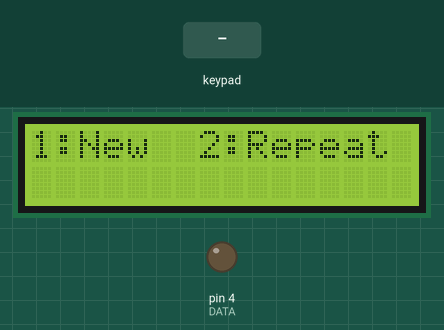
Recording of a sketch running on a simulated Arduino Uno, built with avr-gcc and run on an emulated ATmega328P. Shown: 16×2 character LCD, output pins drawn as LEDs (lit = HIGH). Inputs (shaded band) come from the test bench. EEPROM starts erased; pins used as bus, display or sensor lines are not drawn.

Above: at 3.2 s.
3.3 s: keypad keys 1 0 1 8 1 9 # pressed 0.4 s apart
At 6.4 s:
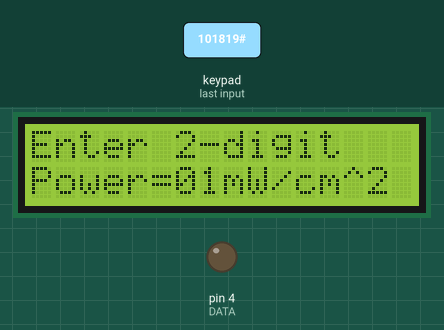
9.0 s: key '#' pressed
12.0 s: keypad keys 1 0 1 8 1 9 pressed 0.4 s apart
At 13.1 s:
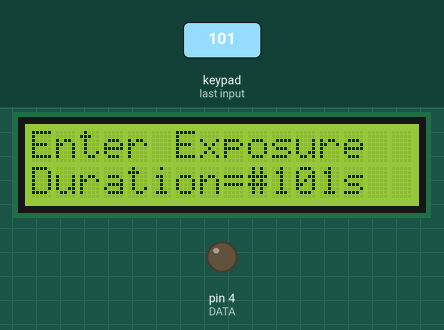
19.3 s: key '#' pressed
At 25.2 s:
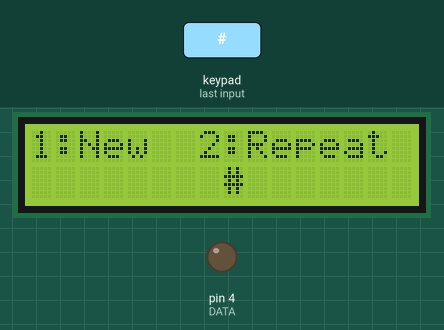
25.3 s: key '1' pressed
At 27.5 s:
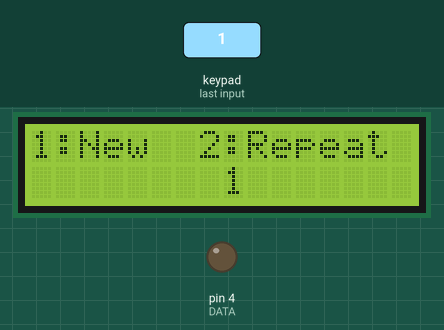
28.3 s: keypad keys 1 5 1 6 1 7 pressed 0.4 s apart
At 33.0 s:
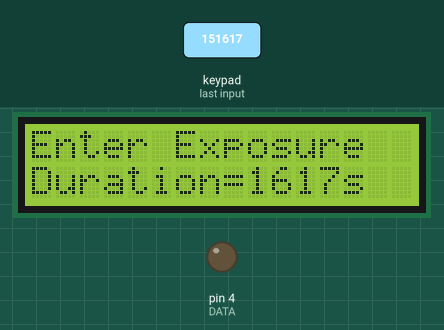
Timing chart, 0 to 34.5 s (numbered marks = the images above; inputs shaded):
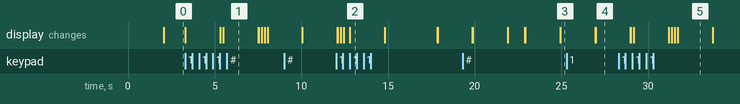

Measured:
- after the input at 3.3 s, the display: first changes at once (image 1 shows a later state)
- after the input at 19.3 s, the display: first differs from a run without the input after 5.6 s (image 3)
- after the input at 25.3 s, the display: first differs from a run without the input after 1.7 s (image 4)
- after the input at 28.3 s, the display: first differs from a run without the input after 0.70 s (image 5 shows a later state)

The sketch:

main.ino
```cpp
/* ============================================================================
  Autor:			  Jhon Jairo Realpe
  Proyecto/Archivo:               FuenteUV/main.ino
  Microcontrolador:               atmega328p
  Frecuencia:                     16MHz
  Licencia:                       Creative Commons
  Fecha última Compilación:       Ago. 20/16
  ===============================================================================
  Descripción:                    Este archivo muestra la Implementación  e
                                  integración de los módulos de funcionamiento
                                  de la fuente UV

  Historia:                       Implementación módulos de escritura con el DAC
                                  Implementación módulo de Potencia
                                  Implementación módulo EEPROM
                                  Implementación módulos Ingreso datos
                                  Implementación módulos Muestra datos
                                  Integración de todos los módulos Ago. 20/16
  =============================================================================*/
// Declaración de librerías
#include <LiquidCrystal.h>				// Librería usada para controlar LCD
#include <Keypad.h>								// Librería usada para manipular
#include <SPI.h>									// Liberia SPI para controlar LCD
#include <EEPROM.h>								// Librería usada para almacenar datos en la EEPROM

#define DATA  4										// Definición de puertos para la comunicación por SPI
#define CLOCK 3										// con el DAC (Conversor digital a análogo)
#define CS 2

#define HALF_CLOCK_PERIOD 10			// Definición del periodo de tiempo para comunicación
																	// por SPI con el DAC

#define DIRECCIONINT 0						// Definición de posiciones de memoria en bytes para
#define DIRECCIONFLO 2						// almacenamiento de información en la EEPROM

LiquidCrystal lcd(10);						// Uso de la función LCD modificada de librería LiquidCrystal (SPI)
																	// para controlar por pin10

const int ROWS = 4; 							// Número de Filas Teclado
const int COLS = 3; 							// Número de Columnas Teclado

char keys[ROWS][COLS] = { 				// keymap define el carácter retornado cuando se presione una tecla
 { '1', '2', '3' } ,
 { '4', '5', '6' } ,
 { '7', '8', '9' } ,
 { '.', '0', '#' }
};

byte rowPins[ROWS] = { 1, 0, 18, 19 }; // Asignación de pines del microcontrolador para definir
byte colPins[COLS] = { 15, 16, 17 };   // las columnas 0 a 2 y filas 0 a 3 del teclado matricial

// Definición de objeto Keypad con los atributos Citados anteriormente
Keypad keypad = Keypad( makeKeymap(keys), rowPins, colPins, ROWS, COLS );

// Definición de constantes curva característica (%Intensidad vs. Corriente) del LED UV
double yo, Ao, Ro;
// Definición de constantes curva característica (Corriente Vs. No de Bits)
// del Driver del arreglo de LEDs UV
double B, M;

unsigned long tdelay;							// Periodo de retardo tiempo de exposición

// Definición de variables de control de potencia y tiempo de exposición de la fuente UV
int pw; float time;

int countinfo;										// Definición de variable de conteo de instrucciones para mostrar información por LCD

/* ============================================================================ */
// Inicio Función setup
void setup(){
	// Se definen los puertos del microcontrolador  para la comunicación con el DAC como salidas
	pinMode(DATA, OUTPUT);
	pinMode(CLOCK,OUTPUT);
	pinMode(CS,OUTPUT);

	writeValue(0);								// Se llama a la función write para inicializar el DAC en cero

	// Se inicializan las constantes de la curva característica del LED UV
	yo = 128.5358;
	Ao = -137.74992;
	Ro = -0.08397;

	// Se inicializan las constantes de la curva característica del Driver del arreglo de LEDS
	B = -4.01533;
	M = 1.95876;

	tdelay = 100000;							// Se define el periodo de retardo a 100ms

	countinfo = 0;

	lcd.begin(16, 2);							// Se define LCD de 16 columnas x 2 filas
	lcd.clear();									// Limpia pantalla de LCD
	lcd.setCursor(2, 0); lcd.print("**Welcome**");	// Escribe mensaje de bienvenida en LCD
	delay(2000);
}
// Fin Función setup
/* ============================================================================ */

/* ============================================================================ */
// Inicio Función Principal
void loop(){
	int inicio;
	lcd.clear();	// Limpia pantalla LCD
	// Menú de selección opciones Nuevo o Repetir
	lcd.setCursor(0, 0); lcd.print("1:New");
	lcd.setCursor(7, 0); lcd.print("2:Repeat");
	// Lee Opción desde teclado matricial
	inicio = keypad2int(1, 8, 1);
	delay(2000);
	switch (inicio) {
		case 1: {Nuevo();} break;		// se Llama a la función nuevo
		case 2: {Repetir();} break;	// se Llama a la función repetir
		default: {}
	}
}
// Fin Función Principal
/* ============================================================================ */

/* ============================================================================ */
// Inicio Definición de las funciones Nuevo y repetir
void Nuevo(){
	int inicio;
	initNuevo:
	Modificar();
	contiNuevo:
	lcd.clear();
	// Menú de selección opciones iniciar, modificar o cancelar
	lcd.setCursor(0, 0); lcd.print("1:Start");
	lcd.setCursor(8, 0); lcd.print("2:Modify");
	lcd.setCursor(0, 1); lcd.print("3:Cancel:");
	// Lee Opción desde teclado matricial
	inicio = keypad2int(1, 9, 1);
	delay(2000);
	switch (inicio) {
		case 1: {Iniciar();} break;
		case 2: {goto initNuevo;} break;
		case 3: {} break;
		default: {goto contiNuevo;} break;
	}
}

void Repetir(){
	int inicio;
	// Accede a los valores de Potencia y tiempo de exposición
	// almacenados en la EEPROM
	pw = readIntEeprom(DIRECCIONINT);
	time = readFloatEeprom(DIRECCIONFLO);
	lcd.clear();
	// Muestra los valores en la pantalla LCD
	lcd.setCursor(0,0); lcd.print("Power=");
	lcd.setCursor(6,0); lcd.print(pw);
	lcd.setCursor(8,0); lcd.print("mW/cm^2");
	lcd.setCursor(0,1); lcd.print("Exp.Dur=");
	lcd.setCursor(8,1); lcd.print(time);
	lcd.setCursor(12,1); lcd.print("s");
	delay(3000);
	lcd.clear();
	// Menú de selección opciones iniciar o cancelar
	lcd.setCursor(0, 0); lcd.print("1:Start");
	lcd.setCursor(0, 1); lcd.print("2:Cancel:");
	inicio = keypad2int(1, 9, 1);
	delay(2000);
	switch (inicio) {
		case 1: {Iniciar();} break;
		case 3: {} break;
		default: {}
	}
}
// Fin Definición de las funciones Nuevo y repetir
/* ============================================================================ */

/* ============================================================================ */
// Inicio Definición de las subfunciones de función Nuevo: Iniciar y modificar
void Iniciar(){
	lcd.clear();
	// Llama a la función de control de potencia y tiempo de exposición
	powtimeUv(pw, time);
	// Terminado el proceso escribe un valor de cero en el driver de la matriz de LEDs
	writeValue(0);
	lcd.clear();
	lcd.setCursor(0, 0); lcd.print("Finished");
	lcd.setCursor(0, 1); lcd.print("Exposing...");
	delay(1000);
}

void Modificar(){
	contModiPw:
	lcd.clear();
	// Menú de selección de opciones para modificar la
	// potencia y tiempo de exposición
	lcd.setCursor(0,0); lcd.print("Enter 2-digit");
	lcd.setCursor(0,1); lcd.print("Power=");
	pw = keypad2int(2, 6, 1);
	lcd.setCursor(8,1); lcd.print("mW/cm^2");
	delay(2000);
	// Se valida el valor máximo ingresado de potencia a 20mw/cm^2
	if (pw>20){
		lcd.clear();
		lcd.setCursor(0,0); lcd.print("Attention!");
		lcd.setCursor(0,1); lcd.print("Power<=20mW/cm^2");
		delay(2000);
		goto contModiPw;
	}
	contModiTime:
	lcd.clear();
	lcd.setCursor(0,0); lcd.print("Enter Exposure");
	lcd.setCursor(0,1); lcd.print("Duration=");
	time = keypad2dec(4, 9, 1);
	lcd.setCursor(13,1); lcd.print("s");
	delay(2000);
	// Se valida el valor máximo ingresado de tiempo de exposición a 60s
	if (time>60){
		lcd.clear();
		lcd.setCursor(0,0); lcd.print("Attention!");
		lcd.setCursor(0,1); lcd.print("Time<=60s");
		delay(2000);
		goto contModiTime;
	}
	lcd.clear();
	lcd.setCursor(0,0); lcd.print("Power=");
	lcd.setCursor(6,0); lcd.print(pw);
	lcd.setCursor(8,0); lcd.print("mW/cm^2");
	lcd.setCursor(0,1); lcd.print("Exp.Dur=");
	lcd.setCursor(8,1); lcd.print(time);
	lcd.setCursor(12,1); lcd.print("s");
	delay(3000);
	// Se almacenan la potencia y tiempo de exposición en la EEPROM
	writeIntEeprom(pw,DIRECCIONINT);
	writeFloatEeprom(time,DIRECCIONFLO);
}
// Fin Definición de las subfunciones de función Nuevo: Iniciar y modificar
/* ============================================================================ */

/* ============================================================================ */
// Inicio Definición de las funciones de control de potencia y tiempo de exposición
// y escritura con el DAC
void powtimeUv(int value, float t){
	unsigned long prevms = 0;
	double Nbit, Id;
	int P;
	while(t > 0){
		// Escalamiento de la potencia ingresada al 100% en Intensidad
		P = map(value,0,20,0,80);
		// Se obtiene el valor de corriente necesario para la potencia deseada
		// a partir de la función de la curva %Intensidad Vs. Corriente en un LED
		Id = 20*log((P - yo)/Ao)/Ro;
		// Se calcular el Nbits necesarios en el DAC para el valor de
		// corriente deseado a partir de la función de la curva Nbit Vs. Corriente en el arreglo de LEDs
		Nbit = (Id - B)/M;
		// Se llama a la función writeValue que escribe el Nbit calculado en el DAC
		writeValue((int)Nbit);
		// Se llama a la función mostrar información
		mostrarinfo(t);
		// Se genera un conteo regresivo a partir del valor ingresado
		// como tiempo de exposición
		if((unsigned long)(micros()-prevms)>=tdelay){
			prevms = micros();
			t -= 0.1;
		}
    }
}

void writeValue(int value) {
	// Configura los puertos para iniciar la comunicación de datos
	digitalWrite(CS,HIGH);
	digitalWrite(CS,LOW);
	digitalWrite(CLOCK,LOW);
	value = value << 2; // Añade 2 bits cero al final de la cadena de datos
	// A La cadena de datos de 10 bits se debe añadir 2 bits cero
	// en el bit menos significativo dado que la entrada del DAC es de 12 bits
	// (Ver Datasheet TLC5615C)
	for(int i=11; i>=0; i--) {		//Envía los 12 bits de datos
		// Escribe los datos haciendo un corrimiento en i-ésima posición
		digitalWrite(DATA, (value & (1 << i)) >> i );
		// Se genera un tren de pulsos (frecuencia de reloj)
		delayMicroseconds(HALF_CLOCK_PERIOD);
		digitalWrite(CLOCK,HIGH);// DAC recibe datos en el flanco de subida
		delayMicroseconds(HALF_CLOCK_PERIOD);
		digitalWrite(CLOCK,LOW);
	}
	digitalWrite(CS,HIGH);//Finaliza la envío de la secuencia de datos de 12 bit
}
// Fin Definición de las funciones de control de potencia y tiempo de exposición
// y escritura con el DAC
/* ============================================================================ */

/* ============================================================================ */
// Inicio de módulos para ingresar y mostrar información
int keypad2int(int n, int c, int f){
	char Cadkey[n],key;
	int char2int;
	for(int i=0;i<n;i++){
		key=keypad.waitForKey();
		Cadkey[i]=key;
		lcd.setCursor(c,f);
		lcd.print(key);
		c++;
	}
	// Convierte las caracteres leídos en el teclado matricial
	// a un numero entero
	char2int = atoi(Cadkey);
	return(char2int);
}

float keypad2dec(int n, int c, int f){
	char key;
	int char2dec=0, factor=100;
	for(int i=0;i<n;i++){
		key=keypad.waitForKey();
	// Convierte las caracteres leídos en el teclado matricial
	// a un numero flotante
		if (key != '.'){
			char2dec += ((int)key - 48)*factor;
			factor /= 10;
		}
		lcd.setCursor(c,f);
		lcd.print(key);
		c++;
	}
	return((float)char2dec/10.0);
}

// Se muestra los parámetros de exposición en la pantalla LCD
void mostrarinfo(float t){
	if (countinfo > 2500) {
		lcd.setCursor(0, 0); lcd.print("Exposing...");
		lcd.setCursor(0, 1); lcd.print("Count Down:");
		lcd.setCursor(11, 1); lcd.print(t);
		lcd.setCursor(15, 1); lcd.print("s");
    countinfo = 0;
  } else {
    countinfo++;
  }
}
// Fin de módulos para ingresar y mostrar información
/* ============================================================================ */

/* ============================================================================ */
// Inicio de módulos de lectura y escritura de información en la EEPROM
void writeIntEeprom(int valori, int direccion){		// Almacena datos tipo entero en la EEPROM
	byte lowByte = ((valori >> 0) & 0xFF);
	byte highByte = ((valori >> 8) & 0xFF);
	EEPROM.write(direccion, lowByte);
	EEPROM.write(direccion+ 1, highByte);
}

int readIntEeprom(int direccion){		// Accede a los datos tipo entero en la EEPROM
  byte lowByte = EEPROM.read(direccion);
	byte highByte = EEPROM.read(direccion + 1);
	return ((lowByte << 0) & 0xFF) + ((highByte << 8) & 0xFF00);
}

void writeFloatEeprom(float valorf, int direccion){		// Almacena datos tipo flotante en la EEPROM
	union float_union{
		byte unionByte[4];
		float unionFloat;
	}resultado;

	resultado.unionFloat = valorf;
	for (int i = 0; i < 4; i++) {
		EEPROM.write(direccion + i, resultado.unionByte[i]);
	}
}

float readFloatEeprom(int direccion){		// Accede a los datos tipo flotante en la EEPROM
	union float_union {
		byte unionByte[4];
		float unionFloat;
	}resultado;

	for (int i = 0; i < 4; i++) {
		resultado.unionByte[i] = EEPROM.read(direccion + i);
	}
	return resultado.unionFloat;
}
// Fin de módulos de lectura y escritura de información en la EEPROM
/* ============================================================================ */
```
